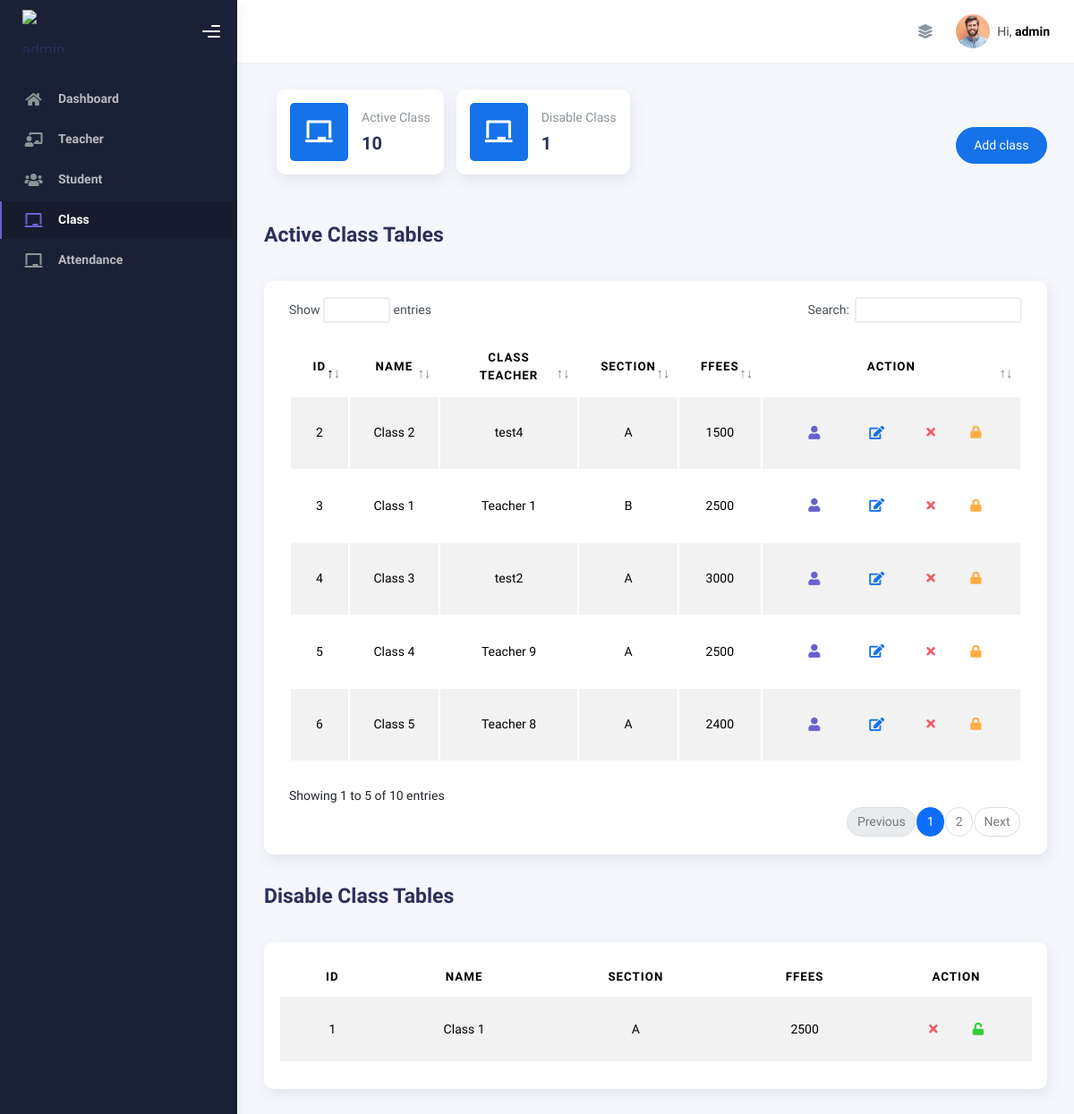
Page /admin/class.php (signed in) on the committed database.
### tables this page shows
CREATE TABLE `class` (
  `id` int(11) NOT NULL,
  `name` varchar(20) NOT NULL,
  `teacher_id` int(11) DEFAULT NULL,
  `section` varchar(10) NOT NULL,
  `strength` int(11) NOT NULL,
  `fees` int(5) NOT NULL,
  `status` tinyint(1) NOT NULL DEFAULT 1,
  `created_at` timestamp NOT NULL DEFAULT current_timestamp(),
  `updated_at` timestamp NOT NULL DEFAULT current_timestamp()
);

CREATE TABLE `teacher` (
  `id` int(11) NOT NULL,
  `name` varchar(255) NOT NULL,
  `password` varchar(255) NOT NULL,
  `phone` varchar(255) NOT NULL,
  `email` varchar(255) NOT NULL,
  `profileimage` varchar(255) NOT NULL,
  `status` tinyint(1) NOT NULL DEFAULT 1,
  `address` varchar(255) NOT NULL,
  `created_at` timestamp NOT NULL DEFAULT current_timestamp(),
  `updated_at` timestamp NOT NULL DEFAULT current_timestamp()
);

### admin/class.php (the view, shortened to what this page needs)
<?php
require_once('../includes/db.php');
?>
<!DOCTYPE html>
<html lang="en">
<head>
  <?php
  require_once('../includes/dashboard_header.php')
  ?>
</head>
<body>
  <div class="wrapper">
    <?php
      require_once('includes/sidebar.inc.php')
    ?>
    <div class="main-panel">
    <?php
      require_once('includes/navbar.inc.php')
    ?>
      <div class="container">
        <div class="page-inner">
          <div class="d-flex align-items-left align-items-md-center flex-column flex-md-row pt-2 pb-4">
              <div class="card card-stats card-round ms-3">
                <div class="card-body">
                  <div class="row align-items-center">
                    <div class="col-icon">
                      <div
                        class="icon-big text-center icon-primary bubble-shadow-small">
                        <i class="fas fa-chalkboard"></i>
                      </div>
                    </div>
                    <div class="col col-stats ms-3 ms-sm-0">
                      <div class="numbers">
                        <p class="card-category">Active Class</p>
                        <?php
                        $sql = "SELECT COUNT(*) FROM class where status=1 ";
                        $res = $pdo->query($sql);
                        $count = $res->fetchColumn();
                        ?>
                        <h4 class="card-title"> <?php echo$count; ?></h4>
                      </div>
                    </div>
                  </div>
                </div>
              </div>
              <div class="card card-stats card-round ms-3">
                <div class="card-body">
                  <div class="row align-items-center">
                    <div class="col-icon">
                      <div
                        class="icon-big text-center icon-primary bubble-shadow-small">
                        <i class="fas fa-chalkboard"></i>
                      </div>
                    </div>
                    <div class="col col-stats ms-3 ms-sm-0">
                      <div class="numbers">
                        <p class="card-category">Disable Class</p>
                        <?php
                        $sql = "SELECT COUNT(*) FROM class where status=0 ";
                        $res = $pdo->query($sql);
                        $count = $res->fetchColumn();
                        ?>
                        <h4 class="card-title"> <?php echo$count; ?></h4>
                      </div>
                    </div>
                  </div>
                </div>
              </div>
            <div class="ms-md-auto py-2 py-md-0">
                <a href="register_class.php" class="btn btn-primary btn-round">Add class</a>
            </div>
          </div>
          <div class="page-header">
            <h3 class="fw-bold mb-3">Active Class Tables </h3>
          </div>
          <div class="row">
            <div class="col-md-12">
              <div class="card">
                <div class="card-body">
                <?php
                  $s = "SELECT class.*, teacher.id AS teacher_id, teacher.name AS teacher_name
                  FROM class
                  LEFT JOIN teacher
                  ON class.teacher_id = teacher.id
                  WHERE class.status=1";
                  $sth = $pdo->prepare($s, array(PDO::ATTR_CURSOR => PDO::CURSOR_FWDONLY));
                  $sth->execute();
                  ?>
                  <div class="table-responsive">
                      <table id="add-row" class="display table table-striped table-hover">
                          <thead class="text-center">
                              <tr>
                                  <th>ID</th>
                                  <th>Name</th>
                                  <th>Class Teacher</th>
                                  <th>Section</th>
                                  <th>fFees</th>
                                  <th style="width: 20%">Action</th>
                              </tr>
                          </thead>
                          <tbody class="text-center">
                              <?php
                              $allRows = $sth->fetchAll();
                              foreach ($allRows as $Row) {
                                  echo "<tr>";
                                  echo "<td>" . $Row['id'] . "</td>";
                                  echo "<td>" . $Row['name'] . "</td>";
                                  echo "<td>" . ($Row['teacher_name'] ? $Row['teacher_name'] : "Teacher not assigned") . "</td>";
                                  echo "<td>" . $Row['section'] . "</td>";
                                  echo "<td>" . $Row['fees'] . "</td>";
                                  echo '<td>
                                  <div class="form-button-action">
                                      <button
                                          type="button"
                                          class="btn btn-link btn-secondary btn-lg user"
                                          data-id="' . $Row['id'] . '"
                                          title=" class Student">
                                          <i class="fa fa-user"></i>
                                      </button>
                                      <button
                                          type="button"
                                          class="btn btn-link btn-primary btn-lg edit"
                                          data-id="' . $Row['id'] . '"
                                          title="Edit class">
                                          <i class="fa fa-edit"></i>
                                      </button>
                                      <button
                                          type="button"
                                          class="btn btn-link btn-danger delete"
                                          data-id="' . $Row['id'] . '"
                                          title="Remove class">
                                          <i class="fa fa-times"></i>
                                      </button>
                                      <button
                                          type="button"
                                          class="btn btn-link btn-warning disable"
                                          data-id="' . $Row['id'] . '"
                                          title="disable class">
                                          <i class="fa fa-lock" aria-hidden="true"></i>
                                      </button>
                                  </div>
                                </td>';
                                            echo "</tr>";
                                          }
                                          ?>
                                        </tbody>
                      </table>
                  </div>
                </div>
              </div>
            </div>
          </div>
          <div class="page-header">
            <h3 class="fw-bold mb-3">Disable Class Tables </h3>
          </div>
          <div class="row">
            <div class="col-md-12">
              <div class="card">
                <div class="card-body">
                <?php
                  $s="SELECT * FROM class where status=0";
                  $sth = $pdo->prepare($s);
                  $sth->execute();
                  ?>
                  <div class="table-responsive">
                      <table id="add-row" class="display table table-striped table-hover">
                          <thead class="text-center">
                              <tr>
                                  <th>ID</th>
                                  <th>Name</th>
                                  <th>Section</th>
                                  <th>fFees</th>
                                  <th style="width: 20%">Action</th>
                              </tr>
                          </thead>
                          <tbody class="text-center">
                              <?php
                              $allRows = $sth->fetchAll();
                              foreach ($allRows as $Row) {
                                  echo "<tr>";
                                  echo "<td>" . $Row['id'] . "</td>";
                                  echo "<td>" . $Row['name'] . "</td>";
                                  echo "<td>" . $Row['section'] . "</td>";
                                  echo "<td>" . $Row['fees'] . "</td>";
                                  echo '<td>
                                  <div class="form-button-action">
                                      <button
                                          type="button"
                                          class="btn btn-link btn-danger delete"
                                          data-id="' . $Row['id'] . '"
                                          title="Remove class">
                                          <i class="fa fa-times"></i>
                                      </button>
                                  <button
                                          type="button"
                                          class="btn btn-link btn-success active"
                                          data-id="' . $Row['id'] . '"
                                          title="active class">
                                          <i class="fa fa-unlock" aria-hidden="true"></i>
                                      </button>
                                  </div>
                                </td>';
                                            echo "</tr>";
                                          }
                                          ?>
                                        </tbody>
                      </table>
                  </div>
                </div>
              </div>
            </div>
          </div>
        </div>
      </div>
    </div>
</body>
</html>

### includes/dashboard_header.php (shortened to what this page needs)
<link rel="stylesheet" href="../dashboard_assets/css/bootstrap.min.css" />
<link rel="stylesheet" href="../dashboard_assets/css/plugins.min.css" />
<link rel="stylesheet" href="../dashboard_assets/css/kaiadmin.min.css" />
<link rel="stylesheet" type="text/css" href="https://cdn.datatables.net/buttons/2.2.3/css/buttons.dataTables.min.css">
  <link href="https://cdn.jsdelivr.net/npm/fullcalendar@5.10.0/main.css" rel="stylesheet">
  <link rel="stylesheet" href="//code.jquery.com/ui/1.13.2/themes/base/jquery-ui.css">

### admin/includes/sidebar.inc.php (shortened to what this page needs)
<?php
$path_parts = explode('/', $_SERVER['PHP_SELF']);
$page = end($path_parts);
?>
<div class="sidebar" data-background-color="dark">
    <div class="sidebar-logo">
        <div class="logo-header" data-background-color="dark">
            <a href="index.php" class="logo">
            <img width="48" height="48" src="https://img.icons8.com/color/48/administrator-male--v1.png" alt="administrator-male--v1"/>
        </a>
            <div class="nav-toggle">
                <button class="btn btn-toggle toggle-sidebar">
                    <i class="gg-menu-right"></i>
                </button>
            </div>
        </div>
    </div>
    <div class="sidebar-wrapper scrollbar scrollbar-inner">
        <div class="sidebar-content">
            <ul class="nav nav-secondary">
                <li class="nav-item <?php echo $page=='index.php'?'active':'';?>">
                    <a href="index.php" >
                        <i class="fas fa-home"></i>
                        <p>Dashboard</p>
                    </a>
                </li>
                <li class="nav-item <?php echo $page=='teacher.php'?'active':'';?>">
                    <a href="teacher.php">
                    <i class="fas fa-chalkboard-teacher"></i>
                        <p>Teacher</p>
                    </a>
                </li>
                <li class="nav-item <?php echo $page=='student.php'?'active':'';?>">
                    <a href="student.php">
                    <i class="fas fa-users"></i>
                        <p>Student</p>
                    </a>
                </li>
                <li class="nav-item <?php echo $page=='class.php'?'active':'';?>">
                    <a href="class.php">
                    <i class="fas fa-chalkboard"></i>
                        <p>Class</p>
                    </a>
                </li>
                <li class="nav-item <?php echo $page=='attendance.php'?'active':'';?>">
                    <a href="attendance.php">
                    <i class="fas fa-chalkboard"></i>
                        <p>Attendance</p>
                    </a>
                </li>
            </ul>
        </div>
    </div>
</div>

### admin/includes/navbar.inc.php (shortened to what this page needs)
<?php
$admin_name     = $_SESSION['admin_name'];
$admin_profile  = $_SESSION['admin_profile'];
?>
<div class="main-header">
        <nav
          class="navbar navbar-header navbar-header-transparent navbar-expand-lg border-bottom">
          <div class="container-fluid">
            <ul class="navbar-nav topbar-nav ms-md-auto align-items-center">
              <li class="nav-item topbar-icon dropdown hidden-caret">
                <a
                  class="nav-link"
                  data-bs-toggle="dropdown"
                  href="#"
                  aria-expanded="false">
                  <i class="fas fa-layer-group"></i>
                </a>
              </li>
              <li class="nav-item topbar-user dropdown hidden-caret">
                <a
                  class="dropdown-toggle profile-pic"
                  data-bs-toggle="dropdown"
                  href="#"
                  aria-expanded="false">
                  <div class="avatar-sm">
                    <img
                      src="<?php echo $admin_profile; ?>"
                      alt="..."
                      class="avatar-img rounded-circle" />
                  </div>
                  <span class="profile-username">
                    <span class="op-7">Hi,</span>
                    <span class="fw-bold"> <?php echo $admin_name;?></span>
                  </span>
                </a>
              </li>
            </ul>
          </div>
        </nav>
      </div>

### rows in the picture
class: id "2", name "Class 2", teacher.name "test4", section "A", fees "1500"
class: id "3", name "Class 1", teacher.name "Teacher 1", section "B", fees "2500"
class: id "4", name "Class 3", teacher.name "test2", section "A", fees "3000"
class: id "5", name "Class 4", teacher.name "Teacher 9", section "A", fees "2500"
class: id "6", name "Class 5", teacher.name "Teacher 8", section "A", fees "2400"
class: id "1", name "Class 1", section "A", fees "2500"

### other values in the picture
$admin_name "admin"
$count "10"
$count "1"
